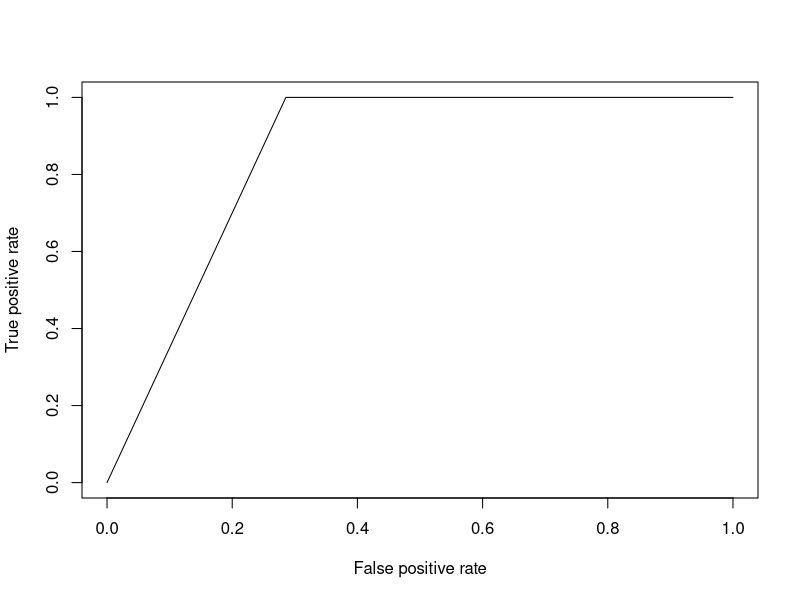
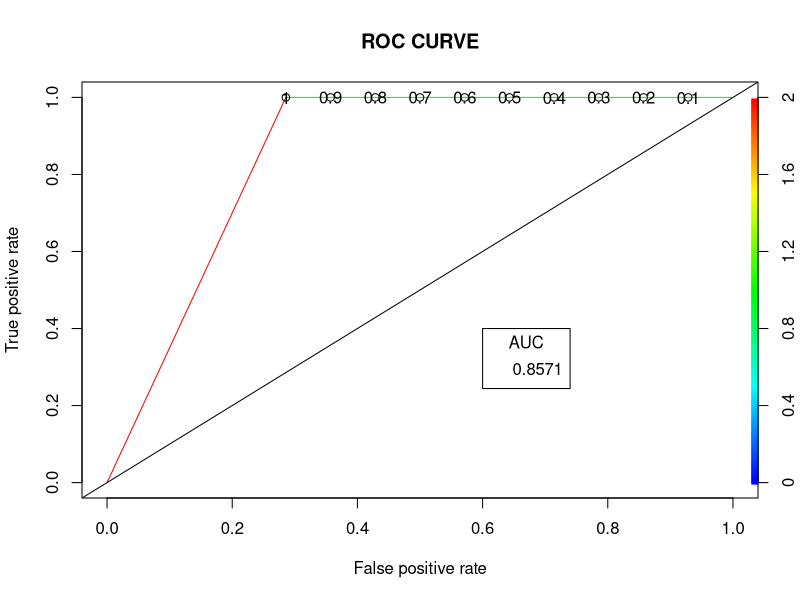

Here is the R script that generated these plots, in order:
library(dplyr)
summary(mtcars)
head(mtcars,10)
tail(mtcars,10)
#installing Catools for Logistic Regression
#installing ROCR for ROC curve to evaluate model
library(caTools)
library(ROCR)
#splitting dataset
split<- sample.split(mtcars, SplitRatio = 0.8)
split

train_reg<- subset(mtcars, split=="TRUE")
test_reg<- subset(mtcars, split=="FALSE")

#training model
logistic_model<- glm(vs~wt +disp,data=train_reg,family="binomial")
logistic_model

#summary
summary(logistic_model)

#predict test data based on model
predict_reg <- predict(logistic_model,
                       test_reg, type= 'response')
predict_reg

#changing probabilities
predict_reg<- ifelse(predict_reg >0.5,1,0)

#TESTING The Accuracy

#Evaluating model accuracy
#using confusion matrix
table(test_reg$vs, predict_reg)

missing_classerr <- mean(predict_reg != test_reg$vs)
print(paste('Accuracy=',1- missing_classerr))

# ROC-AUC Curve
ROCPred <- prediction(predict_reg, test_reg$vs)
print(ROCPred)
ROCPer <- performance(ROCPred, measure='tpr',x.measure = 'fpr')
print(ROCPer)

auc<- performance(ROCPred, measure="auc")
print(auc)
auc<- auc@y.values[[1]]
print(auc)

#PLOTTING the Graph

#plotting curve
plot(ROCPer)
plot(ROCPer, colorize = TRUE,
     print.cutoffs.at = seq(0.1, by=0.1),
     main = "ROC CURVE")
abline(a = 0, b=1)
#round off everything
auc <- round(auc, 4)
legend(0.6, 0.4, auc, title= 'AUC', cex = 1)
